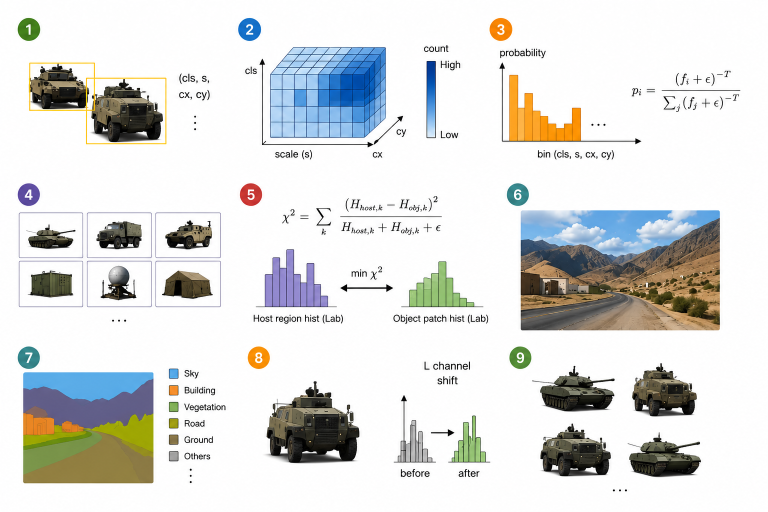
#> input picture reports/pipeline images.png, 1536 x 1024 px (shown at 1/2 size)
$ python style_match.py --pool_dir ../../reports --out out.png
#> lines starting #> are read from the running program, lines starting #| are printed output that depends on the picture
"""Style-matched instance selection (Lab histogram chi-square) + post-paste L-channel match.

Index step (one-shot, cached to .npz):
  For each RGBA instance crop in the pool, compute:
    - 8x8x8 Lab histogram (alpha-masked)
    - aspect (w / h)
    - height in px
    - source class (from parent directory name or filename prefix)

Selection step (per paste):
  Given (host_crop_rgb, target_class, target_aspect, target_height_px):
    1. Filter pool of target_class to candidates with aspect within +-30% AND
       height >= 0.5 * target_height_px (avoid heavy upscaling).
    2. Compute chi-square distance between host_crop Lab histogram and each candidate.
    3. Sample one of top-k closest (k=8 by default) for diversity.

Post-paste step:
  After alpha-blend, optionally adjust the pasted pixels' L channel toward the host
  ring (margin around bbox) using a clipped histogram match (max L shift = 20 levels).
"""
from __future__ import annotations

import argparse
import json
import sys
from dataclasses import dataclass, field
from pathlib import Path

import numpy as np
from PIL import Image


@dataclass
class InstanceRecord:
    path: str
    cls: str
    pose_slug: str
    width_px: int
    height_px: int
    aspect: float
    lab_hist: np.ndarray   # flat 512


@dataclass
class PoolIndex:
    by_class: dict[str, list[InstanceRecord]] = field(default_factory=dict)


def rgb_to_lab_bins(rgb_uint8: np.ndarray, mask: np.ndarray | None = None,
                    bins: tuple[int, int, int] = (8, 8, 8)) -> np.ndarray:
    """Compute a flattened Lab histogram. rgb_uint8: HxWx3 uint8.

    Uses skimage if available, otherwise a quick BGR-LMN proxy.
    """
    try:
        from skimage.color import rgb2lab
        lab = rgb2lab(rgb_uint8.astype(np.float32) / 255.0)
        L = lab[..., 0] / 100.0
        a = (lab[..., 1] + 128.0) / 255.0
        b = (lab[..., 2] + 128.0) / 255.0
    except Exception:
        # Fallback: simple normalized RGB (still a valid 3D histogram, just not Lab).
        rgb = rgb_uint8.astype(np.float32) / 255.0
        L = rgb.mean(axis=-1)
        a = (rgb[..., 0] - rgb[..., 1] + 1.0) / 2.0
        b = (rgb[..., 2] - rgb[..., 1] + 1.0) / 2.0

    if mask is not None:
        sel = mask.astype(bool)
        L = L[sel]; a = a[sel]; b = b[sel]
    else:
        L = L.flatten(); a = a.flatten(); b = b.flatten()
    if L.size == 0:
        return np.zeros(bins[0] * bins[1] * bins[2], dtype=np.float32)
    Lb = np.clip((L * bins[0]).astype(np.int32), 0, bins[0] - 1)
    ab_ = np.clip((a * bins[1]).astype(np.int32), 0, bins[1] - 1)
    bb_ = np.clip((b * bins[2]).astype(np.int32), 0, bins[2] - 1)
    flat = Lb * (bins[1] * bins[2]) + ab_ * bins[2] + bb_
    h = np.bincount(flat, minlength=bins[0] * bins[1] * bins[2]).astype(np.float32)
    h /= max(1.0, h.sum())
    return h


def hist_chi2(a: np.ndarray, b: np.ndarray) -> float:
    eps = 1e-7
    return float(0.5 * np.sum(((a - b) ** 2) / (a + b + eps)))


def _class_from_path(p: Path) -> tuple[str, str]:
    """Infer (class, pose_slug) from path. Pool layout from segment_pose_hf.py:
        pool_dir/<category>__<pose_slug>/<idx>.png
    """
    parent = p.parent.name
    if "__" in parent:
        cls, slug = parent.split("__", 1)
        return cls, slug
    return parent, parent


def index_pool(pool_dir: Path, exts: tuple[str, ...] = (".png",)) -> PoolIndex:
#> called with exts = ('.png',)
    pool_dir = Path(pool_dir)
    by_class: dict[str, list[InstanceRecord]] = {}
    files = [p for ext in exts for p in pool_dir.rglob(f"*{ext}")]
    for p in files:
        try:
            img = Image.open(p)
#> img is the input picture: PIL image 1536x1024 RGB; mean R, G, B 220.2, 221.3, 219.6
        except Exception:
            continue
        if img.mode != "RGBA":
            img = img.convert("RGBA")
#> img: PIL image 1536x1024 RGBA
        arr = np.asarray(img)
        if arr.shape[-1] != 4:
            continue
        rgb = arr[..., :3]
        alpha = arr[..., 3]
#> alpha: shape (1024, 1536); every value is 255
        mask = alpha > 32
#> mask: shape (1024, 1536) bool; every value is 1
        if mask.sum() < 100:
            continue
        h_px, w_px = arr.shape[:2]
#> h_px = 1024; w_px = 1536
        # Tighten box to non-zero alpha for aspect
        ys, xs = np.where(mask)
        if ys.size == 0:
            continue
        y1, y2 = int(ys.min()), int(ys.max() + 1)
#> y1 = 0; y2 = 1024
        x1, x2 = int(xs.min()), int(xs.max() + 1)
#> x1 = 0; x2 = 1536
        bh = max(1, y2 - y1); bw = max(1, x2 - x1)
#> after `bh = max(1, y2 - y1)`: bh = 1024
#> after `bw = max(1, x2 - x1)`: bw = 1536
        cls, slug = _class_from_path(p)
        rec = InstanceRecord(
            path=str(p), cls=cls, pose_slug=slug,
            width_px=bw, height_px=bh,
            aspect=float(bw) / float(bh),
            lab_hist=rgb_to_lab_bins(rgb, mask=mask),
        )
#> in rgb_to_lab_bins, `lab = rgb2lab(rgb_uint8.astype(np.float32) / 255.0)`: lab: shape (1024, 1536, 3) float32; mean of channels 0, 1, 2 86.1, 0.2, 0.8
#> in rgb_to_lab_bins, `L = lab[..., 0] / 100.0`:
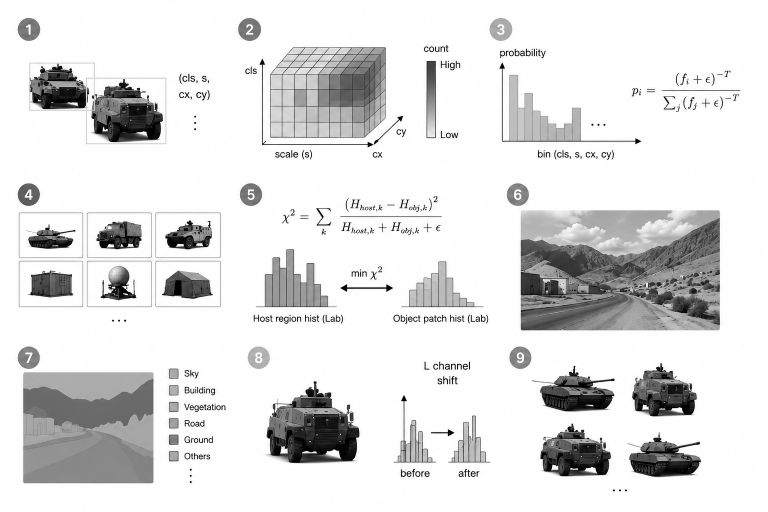
#> L: shape (1024, 1536) float32 (shown at 1/2 size); min 0, max 1, mean 0.874
#> in rgb_to_lab_bins, `a = (lab[..., 1] + 128.0) / 255.0`:
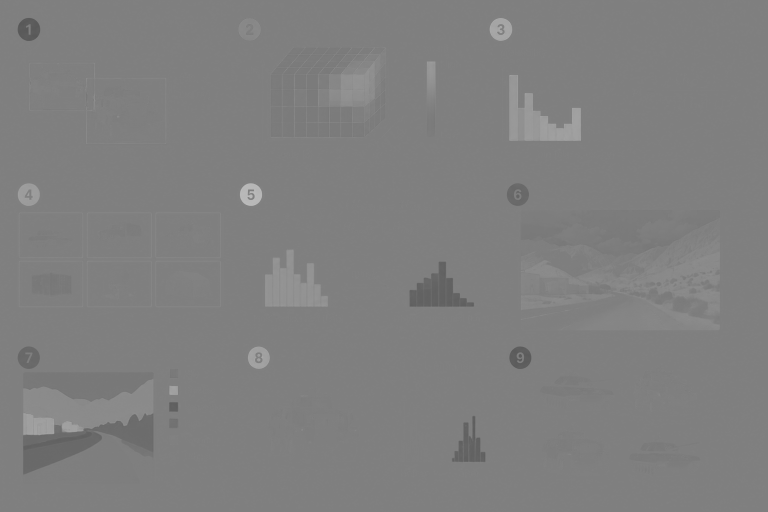
#> a: shape (1024, 1536) float32 (shown at 1/2 size); min 0.338, max 0.745, mean 0.503
#> in rgb_to_lab_bins, `b = (lab[..., 2] + 128.0) / 255.0`:
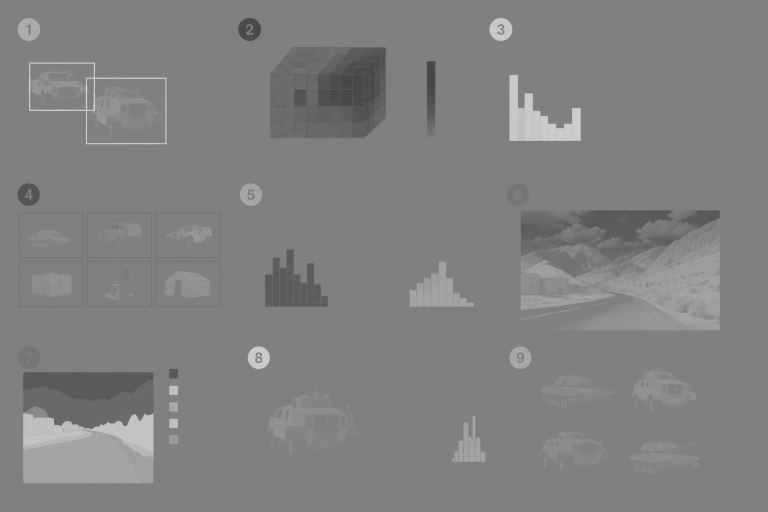
#> b: shape (1024, 1536) float32 (shown at 1/2 size); min 0.254, max 0.853, mean 0.505
#> in rgb_to_lab_bins, `h = np.bincount(flat, minlength=bins[0] * bins[1] * bins[2]).astype(np..`: h = 512 values, max 1157246 at index 484, min 0 at index 0, mean 3072
#> in rgb_to_lab_bins, `h /= max(1.0, h.sum())`: h = 512 values, max 0.736 at index 484, min 0 at index 0, mean 0.00195
        by_class.setdefault(cls, []).append(rec)
    return PoolIndex(by_class=by_class)


def save_index(index: PoolIndex, path: Path) -> None:
    path = Path(path)
    path.parent.mkdir(parents=True, exist_ok=True)
    payload = {}
    for cls, recs in index.by_class.items():
        payload[f"{cls}__path"] = np.asarray([r.path for r in recs])
        payload[f"{cls}__pose"] = np.asarray([r.pose_slug for r in recs])
        payload[f"{cls}__w"] = np.asarray([r.width_px for r in recs], dtype=np.int32)
        payload[f"{cls}__h"] = np.asarray([r.height_px for r in recs], dtype=np.int32)
        payload[f"{cls}__a"] = np.asarray([r.aspect for r in recs], dtype=np.float32)
        payload[f"{cls}__hist"] = np.stack([r.lab_hist for r in recs]) if recs else np.zeros((0, 512), dtype=np.float32)
    payload["__classes__"] = np.asarray(list(index.by_class.keys()))
    np.savez_compressed(path, **payload)


# [104 lines left out: functions load_index, select_topk_match, lab_histogram_match_local, not called in this run]


def main() -> int:
    ap = argparse.ArgumentParser(description=__doc__, formatter_class=argparse.RawDescriptionHelpFormatter)
    ap.add_argument("--pool_dir", required=True)
    ap.add_argument("--out", required=True, help="output .npz path")
    args = ap.parse_args()
    idx = index_pool(Path(args.pool_dir))
    save_index(idx, Path(args.out))
    print(f"indexed pool from {args.pool_dir}")
    for c, recs in idx.by_class.items():
        print(f"  {c}: {len(recs)} instances")
#> this loop made 1 pass
#> c on pass 1: 'reports'
#|   reports: 1 instances
    print(f"-> {args.out}")
    return 0


if __name__ == "__main__":
    sys.exit(main())
#> (the program exits here)
